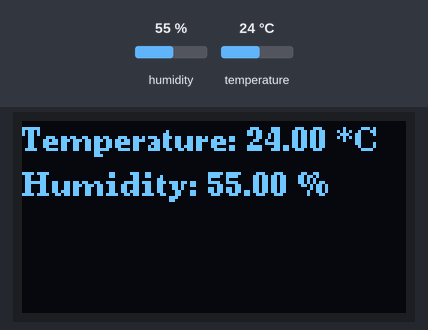
Recording of a sketch running on a simulated Arduino Zero (SAMD21). On the bench: 128×64 one-colour display. The inputs (shaded band) are chosen by the test bench; at power-on: humidity 55 %, temperature 24 °C. What the sketch prints to the serial monitor is not drawn.

Above: at 18.0 s.
18.1 s: humidity set to 22 %
At 20.4 s:
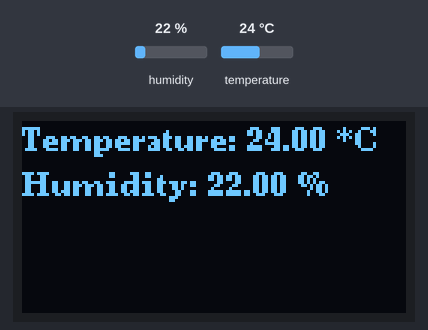
33.1 s: temperature set to 12 °C
At 40.4 s:
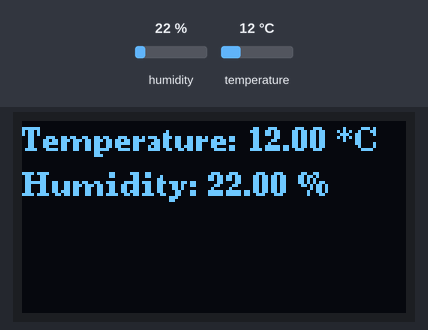
48.1 s: humidity set to 40 %
At 61.6 s:
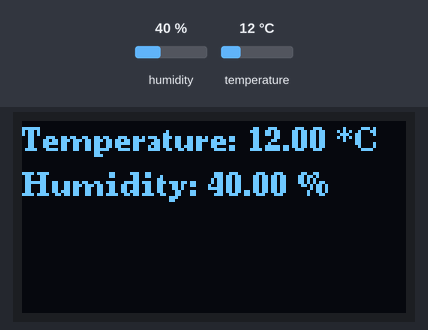
Timing chart, 0 to 63.1 s (numbered marks = the images above; inputs shaded):
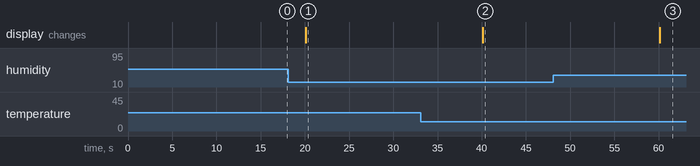

The sketch:

dht22_and_oled.ino
```cpp
/**
 * @file dht22_sensor_read_temp.ino
 * @brief Based on the example from Grove_Temperature_And_Humidity_Sensor Arduino library:
 *      https://github.com/Seeed-Studio/Grove_Temperature_And_Humidity_Sensor/blob/master/examples/DHTtester/DHTtester.ino
 */


#include <U8g2lib.h> // OLED
#include <Wire.h> // SPI

#include "DHT.h"

#define DHTTYPE DHT22   // DHT 22  (AM2302)

#define DHTPIN 7
DHT dht(DHTPIN, DHTTYPE);

#if defined(ARDUINO_ARCH_AVR)
    #define debug  Serial

#elif defined(ARDUINO_ARCH_SAMD) ||  defined(ARDUINO_ARCH_SAM)
    #define debug  SerialUSB
#else
    #define debug  Serial
#endif

constexpr const unsigned long SERIAL_BAUD_RATE = 115200;
constexpr const unsigned long MEASUREMENT_DELAY_MS = 20000;

U8G2_SSD1306_128X64_NONAME_F_HW_I2C u8g2(U8G2_R0, /* reset=*/ U8X8_PIN_NONE);

void setup() {
    debug.begin(SERIAL_BAUD_RATE);
    dht.begin();
    u8g2.begin();
}

// Reading temperature or humidity takes about 250 milliseconds!
// Sensor readings may also be up to 2 seconds 'old' (its a very slow sensor)
void loop() {
    float temp_hum_val[2] = {0};
    if (!dht.readTempAndHumidity(temp_hum_val))
    {
        u8g2.clearBuffer();                 // clear the internal memory
        u8g2.setFont(u8g2_font_ncenB08_tr); // choose a suitable font

        String tempStr = "Temperature: " + String(temp_hum_val[1]) + " *C";
        debug.println(tempStr);
        u8g2.drawStr(0, 10, tempStr.c_str());

        String humidityStr = "Humidity: " + String(temp_hum_val[0]) + " %";
        debug.println(humidityStr);
        u8g2.drawStr(0, 25, humidityStr.c_str());

        u8g2.sendBuffer();
    } else {
        debug.println("Failed to get temprature and humidity value.");
    }

    delay(MEASUREMENT_DELAY_MS);
}
```

Measured:
- after the input at 18.1 s, the display: changes after 2.0 s (image 1)
- after the input at 33.1 s, the display: changes after 7.0 s (image 2)
- after the input at 48.1 s, the display: changes after 12.1 s (image 3)
